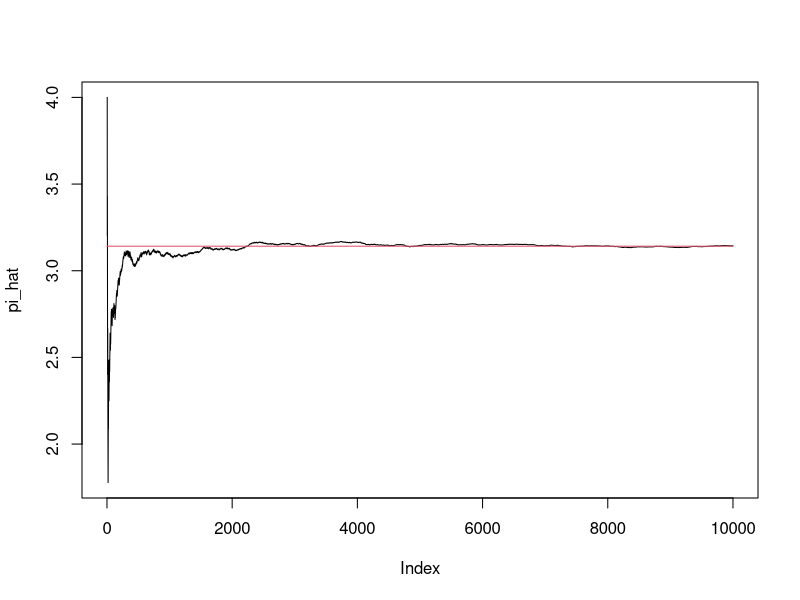
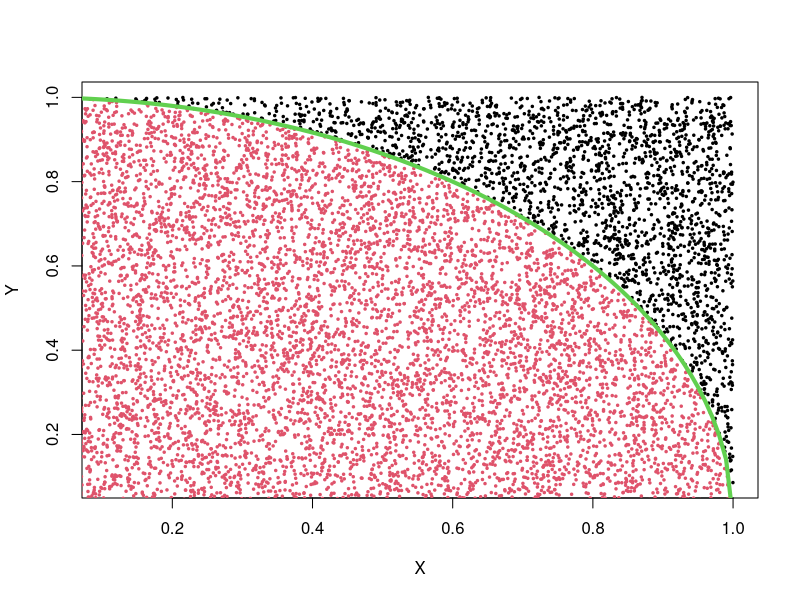

R code for these plots, in order:
## Pi estimation
## Range of X 
a1<-0
b1<-1
## Range of Y
a2<-0
b2<-1
itrn<- 10000 # iteration number 
x<-runif(itrn,a1,b1) # generate X
y<-runif(itrn,a2,b2) # generate Y
pi_true<-rep(pi,itrn) # True value of pi
pi_hat<-array(0,dim=c(itrn))
count<-array(0,dim=c(itrn))
xx<-seq(a1,b1,by=0.01) # Sequence on [0,1]

for(i in 1 : itrn){
  count [i]<- (x[i]^2+y[i]^2<1) # (X,Y) in circle or not 
  pi_hat[i]<-4*(sum(count)/i) # How many in cirecle amonge 'i' trials 
}

# Plot
plot(pi_hat, type = 'l')
lines(pi_true, col=2)

s0<- which (count==0) # points out of circle 
s1<- which (count==1) # points in circle 
plot(y[s0]~x[s0], pch = 20, cex = 0.5, xlab="X", ylab = "Y")
lines (y[s1]~x[s1], col=2, type='p', pch = 20, cex = 0.5)
lines(sqrt(1-(xx)^2)~xx , col=3, lwd=4) # equation of circle 
